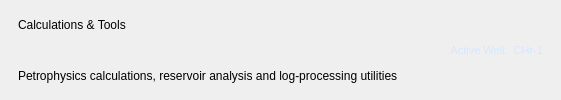
    <widget class="QFrame" name="frameHeader">
     <property name="frameShape"><enum>QFrame::NoFrame</enum></property>
     <layout class="QHBoxLayout" name="layoutHeader">
      <property name="leftMargin"><number>18</number></property>
      <property name="topMargin"><number>0</number></property>
      <property name="rightMargin"><number>18</number></property>
      <property name="bottomMargin"><number>0</number></property>
      <property name="spacing"><number>12</number></property>
      <item>
       <layout class="QVBoxLayout">
        <property name="spacing"><number>1</number></property>
        <item>
         <widget class="QLabel" name="lblHeaderTitle">
          <property name="text"><string>Calculations &amp; Tools</string></property>
         </widget>
        </item>
        <item>
         <widget class="QLabel" name="lblHeaderSub">
          <property name="text"><string>Petrophysics calculations, reservoir analysis and log-processing utilities</string></property>
         </widget>
        </item>
       </layout>
      </item>
      <item>
       <spacer>
        <property name="orientation"><enum>Qt::Horizontal</enum></property>
        <property name="sizeHint" stdset="0"><size><width>40</width><height>20</height></size></property>
       </spacer>
      </item>
      <item>
       <widget class="QLabel" name="lblHeaderWell">
        <property name="styleSheet"><string>color:rgba(210,230,255,0.9);font-size:11px;</string></property>
        <property name="text"><string>Active Well:  CHr-1</string></property>
        <property name="alignment"><set>Qt::AlignRight|Qt::AlignVCenter</set></property>
       </widget>
      </item>
     </layout>
    </widget>
